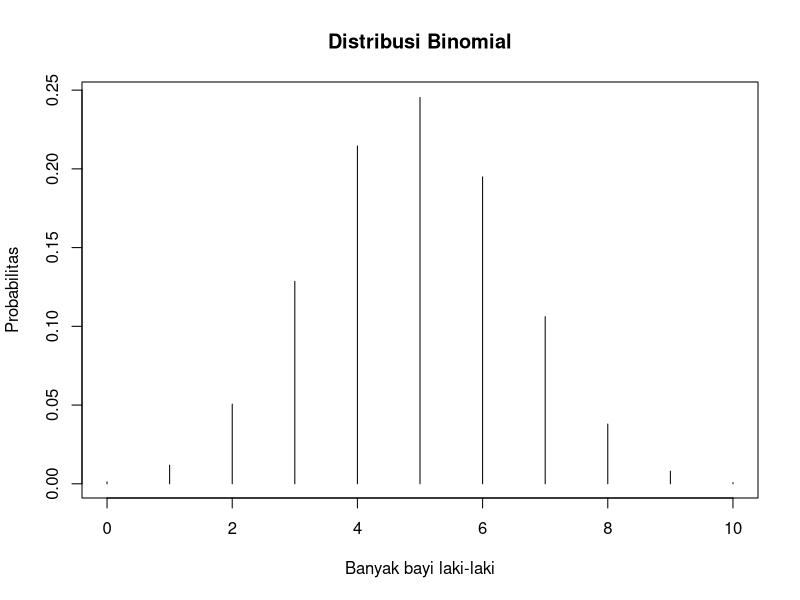
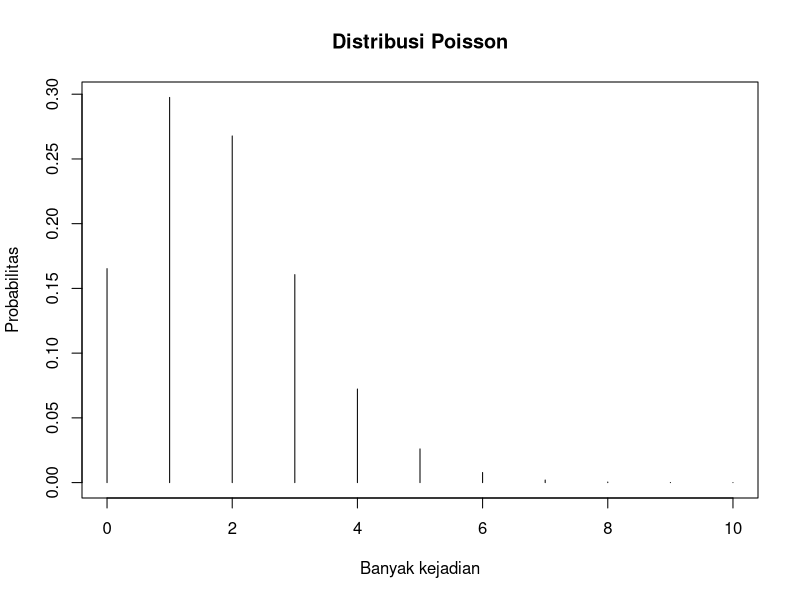
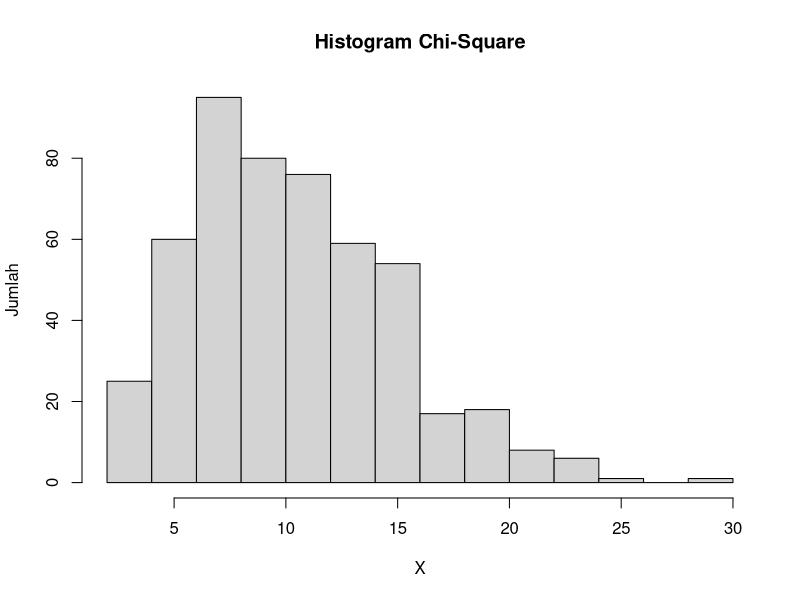
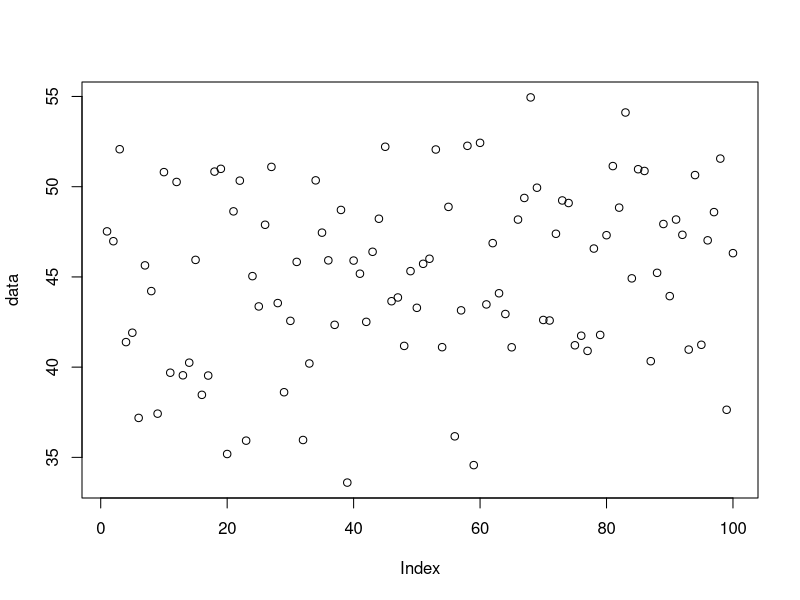
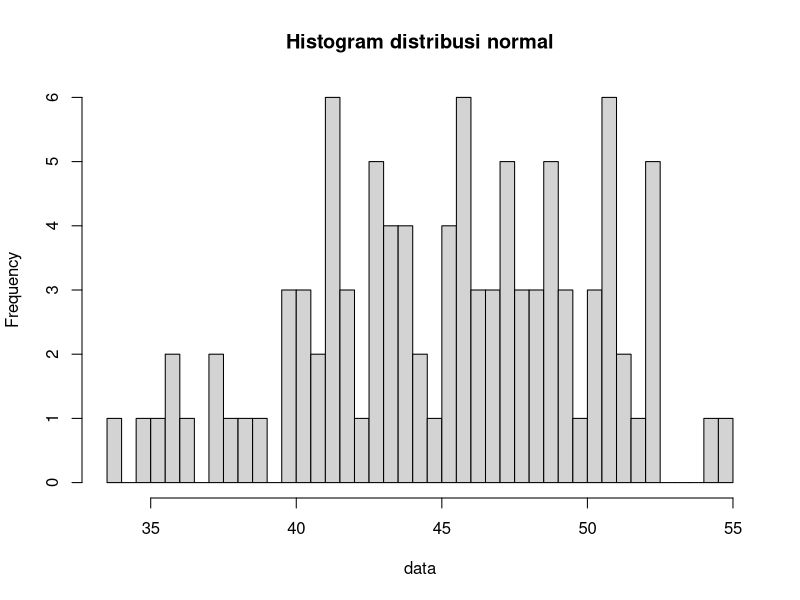

The R script that drew these images, in order:

# Nama  : Bernisko Fancy Aljunez P.
# NRP   : 5025211083
# Kelas : Probstat C

# Nomor 1
# Probabilitas seorang bayi yang baru lahir berjenis kelamin laki-laki adalah 0,488.
# Jika kita asumsikan bahwa dalam satu hari di rumah sakit terdapat 10 kelahiran,
# maka:

# 1.a)
# Bagaimana pendistribusian banyak bayi laki-laki? Tentukan distribusi dengan
# parameter yang sesuai.

# Jawaban: 
# Distribusi yang tepat untuk kasus ini adalah distribusi binomial karena hanya 
# ada dua kemungkinan yaitu laki-laki atau perempuan. Oleh karena itu, karena 
# terdapat lebih dari satu percobaan, maka distribusinya termasuk dalam distribusi 
# binomial, bukan distribusi Bernoulli.Anda dapat menggunakan rumus berikut untuk 
# menghitung probabilitas sukses (laki-laki) sebanyak k kali dari 10 percobaan: 
# P(X=k) = (10Ck) 0.488^k (1-0.488)^(10-k)                                             

# 1.b)
# Berapa probabilitas bahwa tepat tiga bayi di antaranya berjenis kelamin lakilaki?

# Jawaban: 
jumlah_sukses <- 3
probabilitas_keberhasilan <- 0.488
jumlah_percobaan <- 10

hasil <- dbinom(x = jumlah_sukses, size = jumlah_percobaan, prob = probabilitas_keberhasilan)
hasil

# 1.c)
# Berapa probabilitas bahwa kurang dari tiga bayi di antaranya berjenis kelamin
# laki-laki?

# Jawaban : 
jumlah_kegagalan <- 2
probabilitas_keberhasilan <- 0.488
jumlah_percobaan <- 10

hasil <- pbinom(q = jumlah_kegagalan, size = jumlah_percobaan, prob = probabilitas_keberhasilan)
hasil

# 1.d)
# Berapa probabilitas bahwa tiga atau lebih bayi di antaranya berjenis kelamin
# laki-laki?

# Jawaban : 
jumlah_kegagalan <- 2
probabilitas_keberhasilan <- 0.488
jumlah_percobaan <- 10
sisi_kiri <- FALSE

hasil <- pbinom(q = jumlah_kegagalan, size = jumlah_percobaan, prob = probabilitas_keberhasilan, lower.tail = sisi_kiri)
hasil

# 1.e)
# Berapa nilai harapan dan simpangan baku banyak bayi laki-laki?

# Jawaban : 
jumlah_data <- 10
probabilitas_keberhasilan <- 0.488
nilai_harapan <- jumlah_data * probabilitas_keberhasilan
nilai_harapan

simpangan_baku <- sqrt(jumlah_data * probabilitas_keberhasilan * (1 - probabilitas_keberhasilan))
simpangan_baku


# 1.f)
# Gambarkan histogram pendistribusian banyak bayi laki-laki.

# Jawaban : 
jumlah_data <- 0:10
jumlah_percobaan <- 10
probabilitas_keberhasilan <- 0.488

plot(jumlah_data, dbinom(x = jumlah_data, size = jumlah_percobaan, prob = probabilitas_keberhasilan), 
     type = 'h',
     main = 'Distribusi Binomial',
     xlab = 'Banyak bayi laki-laki',
     ylab = 'Probabilitas'
)


# Nomor 2 
# Misalkan banyak kematian karena kanker tulang untuk seluruh pekerja di pabrik
# ban dalam 20 tahun ke depan adalah 1,8

# 2.a)
# Bagaimana pendistribusian banyak kematian karena kanker tulang? Tentukan
# distribusi dengan parameter yang sesuai.

# Jawaban : 
# Distribusi yang tepat untuk kasus ini adalah distribusi Poisson, karena kejadian 
# tersebut terjadi pada lingkup ruang dan waktu tertentu. Rumus probabilitas distribusi
# Poisson adalah P(X=k) = e^(-λ) (λ^k / k!)

# 2.b)
# Ada 4 kematian akibat kanker tulang yang dilaporkan di kalangan pekerja
# pabrik ban, apakah itu peristiwa yang tidak biasa? Hitung probabilitas
# berdasarkan distribusi yang telah dipilih.

# Jawaban : 
# Kejadian ini dapat dikategorikan sebagai kejadian yang tidak biasa, meskipun 
# tidak terlalu jarang. Hal ini disebabkan karena kemungkinan terjadinya tidak 
# terlalu berbeda jauh dengan kemungkinan terjadinya di sekitar nilai rata-rata (λ).

jumlah_kejadian <- 4
rata_rata_kejadian <- 1.8
hasil_probabilitas <- dpois(x = jumlah_kejadian, lambda = rata_rata_kejadian)
hasil_probabilitas


# 2.c)
# Berapa peluang paling banyak 4 kematian akibat kanker tulang?

# Jawaban : 
jumlah_kejadian <- 4
rata_rata_kejadian <- 1.8
hasil_probabilitas_kumulatif <- ppois(q = jumlah_kejadian, lambda = rata_rata_kejadian)
hasil_probabilitas_kumulatif

# 2.d)
# Berapa peluang lebih dari 4 kematian akibat kanker tulang?

# Jawaban : 
jumlah_kejadian <- 4
rata_rata_kejadian <- 1.8
sisi_kiri <- FALSE
hasil_probabilitas_kumulatif <- ppois(q = jumlah_kejadian, lambda = rata_rata_kejadian, lower.tail = sisi_kiri)
hasil_probabilitas_kumulatif

# 2.e)
# Berdasarkan distribusi yang telah dipilih, berapakah nilai harapan dan standar
# deviasi banyak kematian akibat kanker tulang untuk pekerja pabrik ban?

# Jawaban : 
nilai_harapan <- 1.8
print(nilai_harapan)

standar_deviasi <- 1.8^0.5
print(standar_deviasi)

# 2.f)
# Gambarkan histogram pendistribusian banyak banyak kematian akibat kanker
# tulang untuk pekerja pabrik ban.

# Jawaban : 
n <- seq(0, 10)
lambda <- 1.8
plot(n, dpois(n, lambda),
     type='h',
     main='Distribusi Poisson',
     ylab='Probabilitas',
     xlab ='Banyak kejadian'
)


# 2.g)
# Gunakan simulasi untuk memeriksa hasil sebelumnya.

# Jawaban :
n <- 10
lambda <- 1.8
set.seed(123456789)
ans <- replicate(n, rpois(n=1, lambda=lambda))
ans <- unlist(ans)
ans


# 2.h)
# Jelaskan banyak kematian akibat kanker tulang berdasarkan simulasi Anda.
# Bandingkan jawaban pada pertanyaan 2d dengan hasil simulasi Anda.

# Jawaban :

# Dalam simulasi ini dengan set.seed(123456789) dan jumlah simulasi n = 10, 
#iperoleh hasil [2,2,2,2,4,4,1,4,1,1]. Hasil yang muncul memang beragam, tetapi 
#tidakterlalu jauh dari nilai lambda/mean yaitu 1.8 karena kemungkinan terbesar 
#kematianterjadi pada daerah dekat lambda, yaitu rentang 0-5. Seperti pada jawaban 2d, 
#kejadiankematian = 4 bukanlah hal yang biasa, namun juga tidak sangat jarang terjadi.
#Hal ini dapat dibuktikan dengan kemunculan yang cukup sering pada simulasi 
#(walaupun tergantung pada seed pada simulasi). Jumlah kematian yang paling sering 
#terjadi adalah sekitar 1 atau 2 setelah dibandingkan dengan beberapa seed lain

# Nomor 3

# Diketahui nilai x = 3 dan v = 10. Tentukan:

# 3.a)
# Fungsi probabilitas dari distribusi Chi-Square

# Jawaban : 
x <- 3
v <- 10
ans <- dchisq(x=x, df=v)
ans

# 3.b)
# Histogram dari distribusi Chi-Square dengan 500 data acak.

# Jawaban : 
set.seed(123456789)
n <- 500
v <- 10
x <- rchisq(n, v)
hist(x, xlab = "X", ylab = "Jumlah", main = "Histogram Chi-Square")

# 3.c)
# Nilai rataan (μ) dan varian (σ²) dari distribusi Chi-Square

# Jawaban : 
D


# Nomor 4
# Diketahui data bangkitan acak sebanyak 100 dengan mean = 45 dan sd = 5.
# Tentukan:

# 4.a)
# Fungsi probabilitas dari distribusi Normal P(X1 ≤ x ≤ X2), hitung z-scorenya
# dan plot data bangkitan acaknya dalam bentuk grafik. Petunjuk (gunakan fungsi plot()).

# Jawaban : 

# f(x) = (1/5√(2π)) e^(-1/2((x-45)/5)^2)

set.seed(123456789)
n <- 100
mean <- 45
sd <- 5
data <- rnorm(n=n, mean=mean, sd=sd)
data
summary(data)
z_scores <- scale(data)
z_scores
probs <- pnorm(runif(1, mean, max(data)), mean, sd) - pnorm(runif(1, min(data), mean), mean, sd)
probs
plot(data)


# 4.b)
# Gambarkan histogram dari distribusi Normal dengan breaks 50

# Jawaban : 
set.seed(123456789)
n <- 100
mean <- 45
sd <- 5
data <- rnorm(n=n, mean=mean, sd=sd)
breaks = 50
hist(data, breaks, main = "Histogram distribusi normal")

# 4.c)
# Nilai varian (σ²) dari hasil data bangkitan acak distribusi Normal.\

# Jawaban : 
set.seed(123456789)
n <- 100
mean <- 45
sd <- 5
data <- rnorm(n=n, mean=mean, sd=sd)
varian <- var(data)
varian


# Nomor 5
# Kerjakanlah menggunakan distribusi T-Student

# 5.a)
# Berapa probabilitas terjadinya suatu peristiwa acak X kurang dari -2,34 dengan
# 6 derajat kebebasan?

# Jawaban : 
q <- -2.34
df <- 6
ans <- pt(q=q, df=df)
ans

# 5.b)
# Berapa probabilitas terjadinya suatu peristiwa acak X lebih dari 1,34 dengan 6
# derajat kebebasan?

# Jawaban :   
q <- 1.34
df <- 6
left = FALSE
ans <- pt(q=q, df=df, lower.tail = left)
ans

# 5.c)
# Berapa probabilitas terjadinya suatu peristiwa acak X kurang dari -1,23 atau
# lebih besar dari 1,23 dengan 3 derajat kebebasan?

# Jawaban : 
q <- -1.23
df <- 3
ans <- 2 * pt(q=q, df=df)
ans

# 5.d)
# Berapa probabilitas terjadinya suatu peristiwa acak X berada di antara -0,94
# dan 0,94 dengan 14 derajat kebebasan?

# Jawaban : 
q <- -0.94
df <- 14
ans <- 1 - ( 2 * pt(q=q, df=df))
ans

# 5.e)
# Berapa nilai t-score dengan 5 derajat kebebasan yang memiliki luasan 0,0333
# satuan persegi di bawah kurva dan di sebelah kiri t-score tersebut?

# Jawaban :
x <- 0.0333
df <- 5
ans <- qt(x, df=df)
ans


# 5.f)
# Berapa nilai t-score dengan 25 derajat kebebasan yang memiliki luasan 0,125
# satuan persegi di bawah kurva dan di sebelah kanan t-score tersebut?

# Jawaban : 
x <- 1 - 0.125
df <- 25
ans <- qt(x, df=df)
ans

# 5.g)
# Berapa nilai t-score dengan 11 derajat kebebasan yang memiliki luasan 0,75
# satuan persegi di bawah kurva dan di antara t-score tersebut dan negatif dari
# nilai t-score tersebut?

# Jawaban : 
x <- 0.75 + ((1-0.75)/2)
df <- 11
ans <- qt(x, df=df)
ans

# 5.h)
# Berapa nilai t-score dengan 23 derajat kebebasan yang memiliki luasan 0,0333
# satuan persegi di bawah kurva dan di luar interval antara t-score tersebut dan
# negatif dari nilai t-score tersebut?

# Jawaban : 
x <- 1 - (0.0333/2)
df <- 23
ans <- qt(x, df=df)
ans